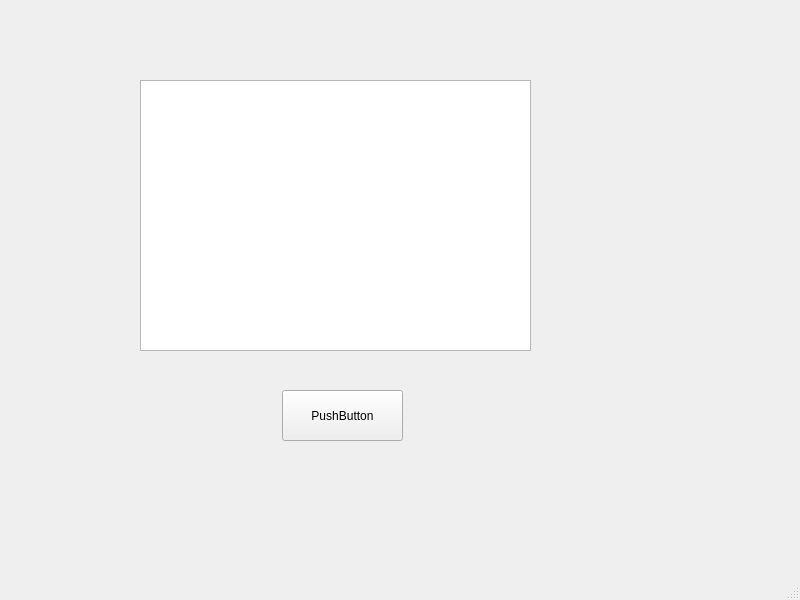
<?xml version="1.0" encoding="UTF-8"?>
<ui version="4.0">
 <class>MainWindow</class>
 <widget class="QMainWindow" name="MainWindow">
  <property name="geometry">
   <rect>
    <x>0</x>
    <y>0</y>
    <width>800</width>
    <height>600</height>
   </rect>
  </property>
  <property name="windowTitle">
   <string>MainWindow</string>
  </property>
  <widget class="QWidget" name="centralwidget">
   <widget class="QPlainTextEdit" name="plainTextEdit">
    <property name="geometry">
     <rect>
      <x>140</x>
      <y>80</y>
      <width>391</width>
      <height>271</height>
     </rect>
    </property>
   </widget>
   <widget class="QPushButton" name="pushButton">
    <property name="geometry">
     <rect>
      <x>282</x>
      <y>390</y>
      <width>121</width>
      <height>51</height>
     </rect>
    </property>
    <property name="text">
     <string>PushButton</string>
    </property>
   </widget>
  </widget>
  <widget class="QMenuBar" name="menubar">
   <property name="geometry">
    <rect>
     <x>0</x>
     <y>0</y>
     <width>800</width>
     <height>26</height>
    </rect>
   </property>
  </widget>
  <widget class="QStatusBar" name="statusbar"/>
 </widget>
 <resources/>
 <connections/>
</ui>
